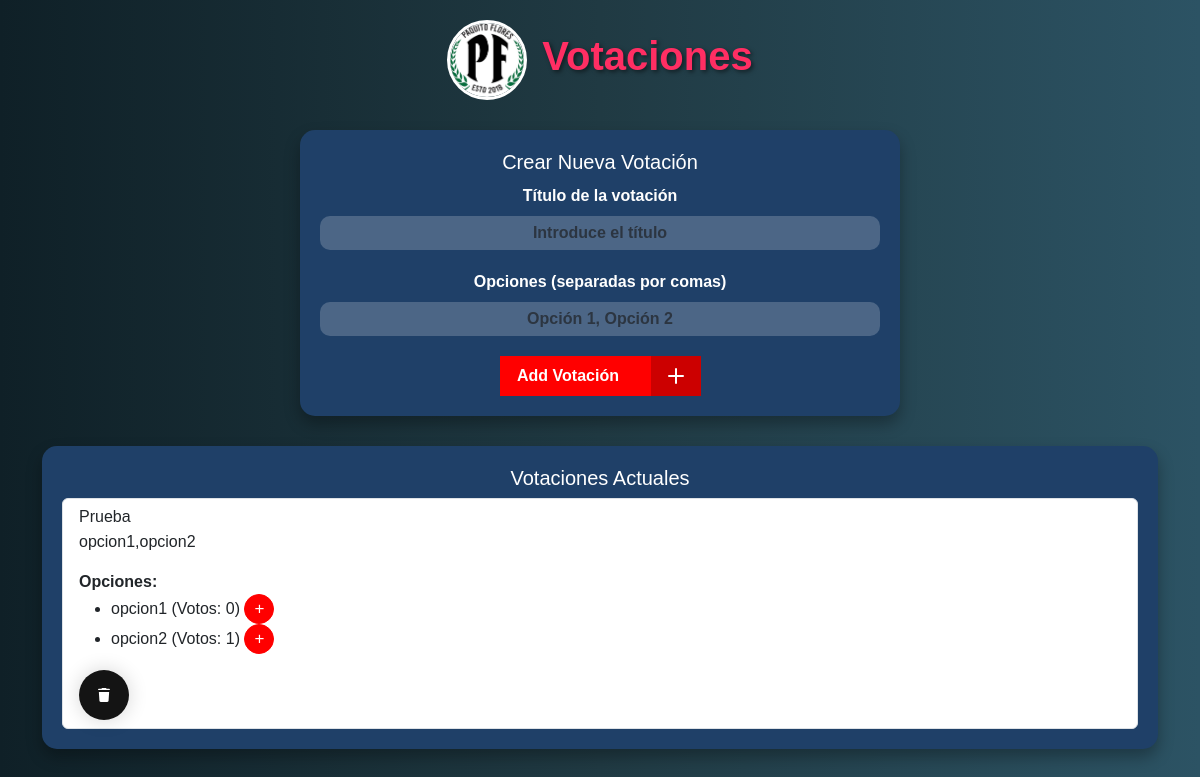
The page /votaciones (signed in) on the database its author committed.
### src/dbs/db_interface.py (models this page shows)
class Voting(Base):
    __tablename__ = 'votaciones'
    id = Column(Integer, primary_key=True)
    title = Column(String, nullable=False)
    description = Column(String, nullable=True)
    option = relationship("opciones", back_populates="votaciones")

class Option(Base):
    __tablename__ = 'opciones'
    id = Column(Integer, primary_key=True)
    voting_id = Column(Integer, ForeignKey('votaciones.id'), nullable=False)
    option_text = Column(String, nullable=False)
    voting = relationship("votaciones", back_populates="opciones")

### src/controllers/votaciones.py (the view)
@votaciones_bp.route('/votaciones', methods=['GET', 'POST'])
@login_requerido
def votaciones():
    user_id = session.get('user_id')
    usuario_actual = obtener_usuario_id_service(user_id)  # Obtener los datos del usuario actual
    if request.method == 'POST':
        titulo = request.form['titulo']
        descripcion = request.form['opciones']  # "opciones" sería el texto con las alternativas
        insertar_votacion_service(titulo, descripcion)  # Insertar votación en la base de datos
        flash('Votación creada con éxito')
        return redirect(url_for('votaciones.votaciones'))
    votaciones = obtener_votaciones_service()
    if request.headers.get("Accept") == "application/json":
        return jsonify(votaciones)
    return render_template('votaciones.html', votaciones=votaciones, current_user=usuario_actual)

### src/controllers/auth.py (called while the page is built)
def login_requerido(f):
    @wraps(f)
    def decorated_function(*args, **kwargs):
        if 'user_id' not in session:
            flash('Debes iniciar sesión para acceder a esta página.')
            return redirect(url_for('auth.login'))  # Redirige al formulario de login
        return f(*args, **kwargs)
    return decorated_function

### src/dbs/db_interface.py (called while the page is built)
def conectar(db_path):
    try:
        conn = sqlite3.connect(db_path)
        return conn
    except sqlite3.Error as e:
        print(f"Error al conectar con la base de datos: {e}")
        return None

def cerrar(conn):
    if conn:
        conn.close()

### src/dbs/db_user.py (called while the page is built)
def obtener_usuario_id(user_id):
    conn = conectar('Paquito Flores.db')
    if conn:
        try:
            cursor = conn.cursor()
            cursor.execute('SELECT * FROM users WHERE id = ?', (user_id,))
            user = cursor.fetchone()
            return user
        except Exception as e:
            print(Fore.RED + f"Error al obtener usuario: {e}")
        finally:
            cerrar(conn)

### src/services/user_service.py (called while the page is built)
def obtener_usuario_id_service(user_id):
    return obtener_usuario_id(user_id)

### src/services/voting_service.py (called while the page is built)
def obtener_votaciones_service():
    return obtener_votaciones()

### src/templates/votaciones.html (shortened to what this page needs)
<!DOCTYPE html>
<html lang="en">
<head>
    <link rel="stylesheet" href="https://cdn.jsdelivr.net/npm/bootstrap@5.3.0-alpha3/dist/css/bootstrap.min.css">
    <link href="https://cdnjs.cloudflare.com/ajax/libs/font-awesome/6.0.0-beta3/css/all.min.css" rel="stylesheet">
</head>
<body>
    <div class="container">
        <div class="main-title text-center mb-0 d-flex align-items-center " style="display: flex;    margin-bottom: 50px;">
            <div class="logo-container">
                <a href="{{ url_for('index.home') }}">
                    <img src="{{ url_for('static', filename='img/logo.jpg') }}" alt="Logo">
                </a>
            </div>
            <h1 class="main-title">Votaciones</h1>
        </div>
        {% if session['user_role'] in ['presidente', 'administrador'] %}
        <div th:if="${current_user.role == 'presidente'}" class="form-container mx-auto" style="max-width: 600px;">
            <h5 class="card-title">Crear Nueva Votación</h5>
            <form th:action="@{/votaciones}" method="post">
                <div class="form-div">
                    <label for="titulo" class="form-label text-center w-100">Título de la votación</label>
                    <input type="text" class="form-control text-center" id="titulo" name="titulo" placeholder="Introduce el título" required>
                </div>
                <div class="form-div">
                    <label for="opciones" class="form-label text-center w-100">Opciones (separadas por comas)</label>
                    <input type="text" class="form-control text-center" id="opciones" name="opciones" placeholder="Opción 1, Opción 2" required>
                </div>
                <button type="submit" class="button_add">
                    <span class="button__text">Add Votación</span>
                    <span class="button__icon">
                      <svg
                        class="svg"
                        fill="none"
                        height="24"
                        stroke="currentColor"
                        stroke-linecap="round"
                        stroke-linejoin="round"
                        stroke-width="2"
                        viewBox="0 0 24 24"
                        width="24"
                        xmlns="http://www.w3.org/2000/svg"
                      >
                        <line x1="12" x2="12" y1="5" y2="19"></line>
                        <line x1="5" x2="19" y1="12" y2="12"></line>
                      </svg>
                    </span>
                </button>
            </form>
        </div>
        {% endif %}
<div class="votaciones-container form-container mx-auto">
    <h5 class="text-center">Votaciones Actuales</h5>
    <div class="list-group">
        {% for votacion_id, votacion_data in votaciones.items() %}
            <div class="list-group-item">
                <h6 class="mb-1">{{ votacion_data.title }}</h6>
                <p>{{ votacion_data.description }}</p>
                <div class="mt-2">
                    <strong>Opciones:</strong>
                    <ul>
                        {% for opcion in votacion_data.options %}
                            <li>
                                {{ opcion.option_text }} (Votos: {{ opcion.vote_count }})
                                <form action="{{ url_for('votaciones.votar_opcion', opcion_id=opcion.id) }}" method="post" style="display:inline;">
                                    <button type="submit" class="btn_vote">
                                        +
                                        <div class="star-1">
                                        </div>
                                        <div class="star-2">
                                        </div>
                                        <div class="star-3">
                                        </div>
                                        <div class="star-4">
                                        </div>
                                        <div class="star-5">
                                        </div>
                                        <div class="star-6">
                                        </div>
                                      </button>
                                </form>
                            </li>
                        {% endfor %}
                    </ul>
                </div>
                {% if session['user_role'] in ['presidente', 'administrador'] %}
                    <form action="{{ url_for('votaciones.eliminar_votacion', votacion_id=votacion_id) }}" method="post" style="display:inline;">
                        <button type="submit" class="button">
                          </button>
                    </form>
                {% endif %}
            </div>
        {% endfor %}
    </div>
</div>
</body>
</html>

### src/templates/votaciones.html (style rules this page uses)
body { background: linear-gradient(to right, #0f2027, #203a43, #2c5364); color: #ffffff; font-family: 'Arial', sans-serif; overflow-x: hidden; display: flex; align-items: center; flex-direction: column; }
.logo-container img { width: 80px; height: 80px; border-radius: 50%; border: 3px solid #ffffff; margin-right: 15px; animation: bounce 2s infinite; }
.container { margin-top: 20px; }
.main-title { flex-wrap: nowrap; justify-content: center; font-size: 2.5rem; color: #ff2e63; font-weight: bold; text-shadow: 2px 2px 4px rgba(0, 0, 0, 0.5); animation: fadeIn 1s ease-in-out; }
.form-container { margin-top: 30px; background-color: #1f4068; border-radius: 15px; padding: 20px; box-shadow: 0 8px 16px rgba(0, 0, 0, 0.3); transition: transform 0.3s, box-shadow 0.3s; margin-bottom: 30px; }
.form-label, .form-control { display: block; text-align: center; color: #ffffff; font-weight: bold; width: 90%; }
.form-control { width: 100%; padding: 5px 0; background: rgba(255, 255, 255, 0.2); border: none; border-radius: 10px; transition: background 0.3s, box-shadow 0.3s; }
.form-div { margin-bottom: 20px; }
.button { width: 50px; height: 50px; border-radius: 50%; background-color: rgb(20, 20, 20); border: none; font-weight: 600; display: flex; flex-direction: column; align-items: center; justify-content: center; box-shadow: 0px 0px 20px rgba(0, 0, 0, 0.164); cursor: pointer; transition-duration: 0.3s; overflow: hidden; position: relative; gap: 2px; }
.svgIcon { width: 12px; transition-duration: 0.3s; }
.bin-top { transform-origin: bottom right; }
.card-title { margin-bottom: 10px; text-align: center; font-size: 20px; }
.logo-container { display: inline-block; }
.button_add { position: relative; width: 200px; height: 40px; margin: auto; cursor: pointer; display: flex; align-items: center; border: 1px solid #ff0000; background-color: #ff0000; }
.button_add, .button_add .button__icon, .button_add .button__text { transition: all 0.3s; }
.button_add .button__text { transform: translateX(10px); color: #fff; font-weight: 600; }
.button_add .button__icon { position: absolute; transform: translateX(144px); height: 105%; width: 50px; background-color: #cc0000; display: flex; align-items: center; justify-content: center; }
.button_add .svg { width: 30px; stroke: #fff; }
form { display: flex; align-content: space-around; flex-wrap: nowrap; justify-content: center; flex-direction: column; }
.btn_vote { height: 30px; width: 30px; position: relative; background: #ff0000; font-size: 17px; font-weight: 500; color: #ffffff; border: 1px solid #ff0000; border-radius: 20px; box-shadow: 0 0 0 #fec1958c; transition: all 0.3s ease-in-out; cursor: pointer; }
.star-1 { position: absolute; top: 20%; left: 20%; width: 25px; height: auto; filter: drop-shadow(0 0 0 #ffff00); z-index: -5; transition: all 1s cubic-bezier(0.05, 0.83, 0.43, 0.96); }
.star-2 { position: absolute; top: 45%; left: 45%; width: 15px; height: auto; filter: drop-shadow(0 0 0 #ffff00); z-index: -5; transition: all 1s cubic-bezier(0, 0.4, 0, 1.01); }
.star-3 { position: absolute; top: 40%; left: 40%; width: 5px; height: auto; filter: drop-shadow(0 0 0 #ffff00); z-index: -5; transition: all 1s cubic-bezier(0, 0.4, 0, 1.01); }
.star-4 { position: absolute; top: 20%; left: 40%; width: 8px; height: auto; filter: drop-shadow(0 0 0 #ffff00); z-index: -5; transition: all 0.8s cubic-bezier(0, 0.4, 0, 1.01); }
.star-5 { position: absolute; top: 25%; left: 45%; width: 15px; height: auto; filter: drop-shadow(0 0 0 #ffff00); z-index: -5; transition: all 0.6s cubic-bezier(0, 0.4, 0, 1.01); }
.star-6 { position: absolute; top: 5%; left: 50%; width: 5px; height: auto; filter: drop-shadow(0 0 0 #ffff00); z-index: -5; transition: all 0.8s ease; }

### rows shown on the page
Voting: title "Prueba", description "opcion1,opcion2"
Option: option_text "opcion1", vote_count "0"
Option: option_text "opcion2", vote_count "1"
